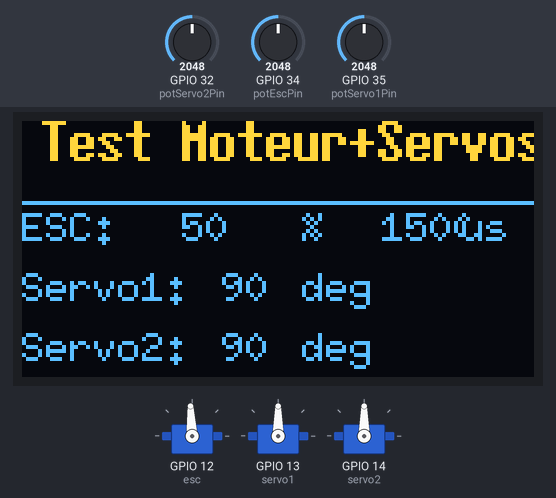
A sketch run on a simulated ESP32. On the bench: 128×64 one-colour display, 3 × servo. The test bench sets the inputs (shaded band); at power-on: GPIO 32 (potServo2Pin) = 2048, GPIO 34 (potEscPin) = 2048, GPIO 35 (potServo1Pin) = 2048. The OLED is the two-colour kind (top 16 rows yellow).

Above: at 3.2 s.
3.3 s: GPIO 32 (potServo2Pin) set to 2866
At 4.5 s:
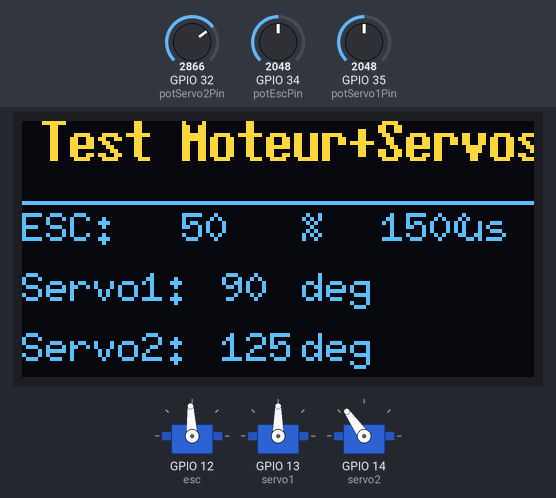
4.8 s: GPIO 34 (potEscPin) set to 2866
At 6.0 s:
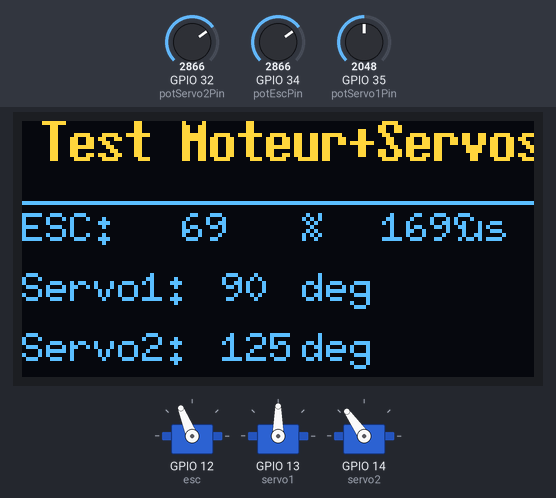
6.3 s: GPIO 35 (potServo1Pin) set to 2866
At 6.6 s:
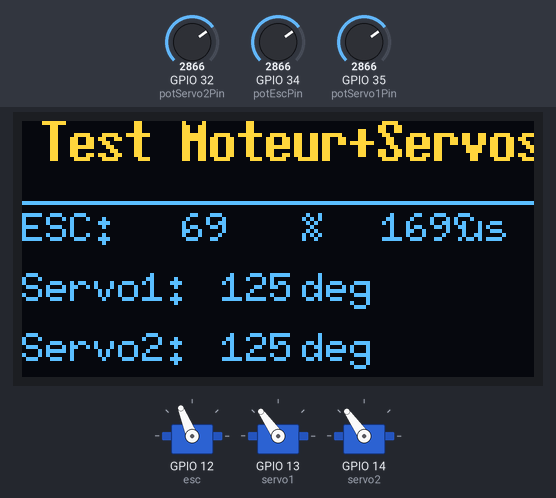
7.8 s: GPIO 32 (potServo2Pin) set to 3603
At 8.5 s:
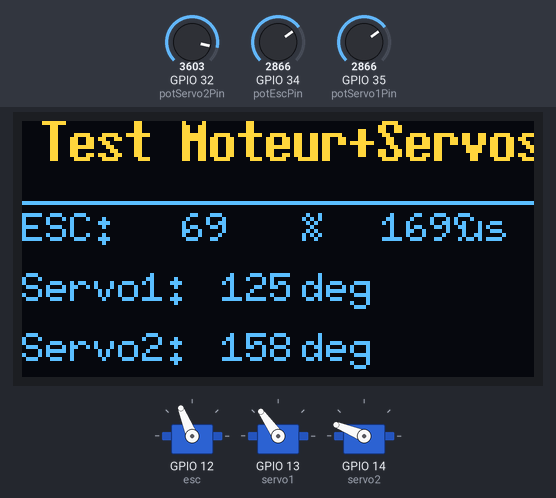
9.3 s: GPIO 34 (potEscPin) set to 3603
At 10.3 s:
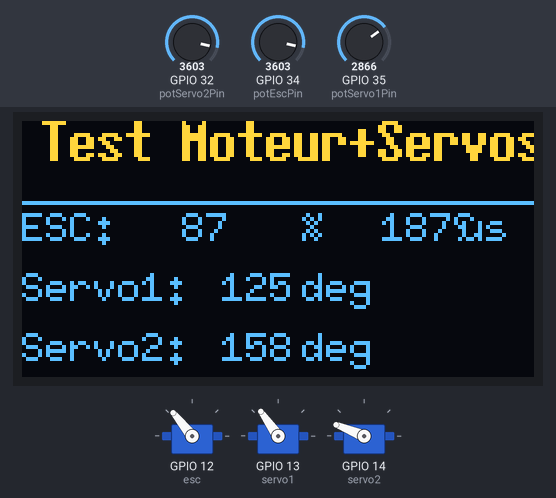
10.8 s: GPIO 35 (potServo1Pin) set to 3603
At 11.8 s:
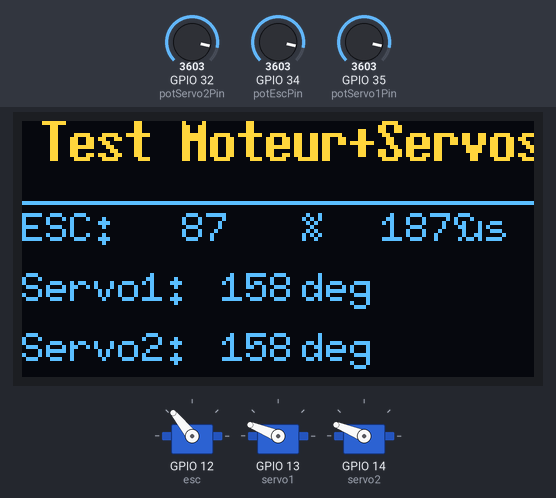
Timing chart, 0 to 13.3 s (numbered marks = the images above; inputs shaded):
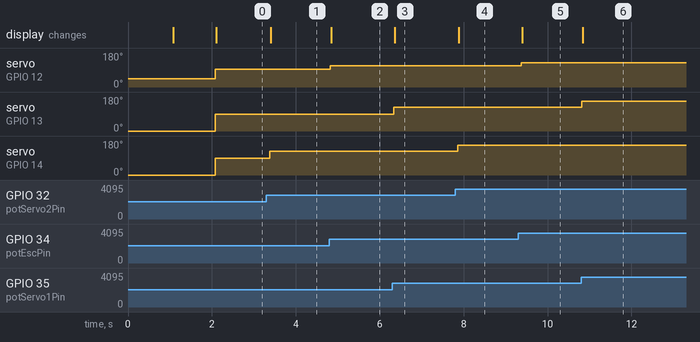

The sketch:

test_moteur_servo.ino
```cpp
#include <U8g2lib.h>
#include <ESP32Servo.h>

// --- OLED ---
U8G2_SSD1306_128X64_NONAME_F_HW_I2C u8g2(U8G2_R0);

// --- ESC et Servos ---
Servo esc;
Servo servo1;
Servo servo2;

// --- Potentiomètres ---
const int potEscPin = 34;   // GPIO34 (A6) - ESC
const int potServo1Pin = 35; // GPIO35 (A7) - Servo 1
const int potServo2Pin = 32; // GPIO32 (A4) - Servo 2

int escValue = 1000;    // Valeur ESC (1000-2000µs)
int servo1Value = 0;   // Valeur Servo 1 (0-180°)
int servo2Value = 0;   // Valeur Servo 2 (0-180°)

void setup() {
  Serial.begin(115200);

  // Allouer les timers pour les servos/ESC
  ESP32PWM::allocateTimer(0);
  ESP32PWM::allocateTimer(1);
  ESP32PWM::allocateTimer(2);
  ESP32PWM::allocateTimer(3);

  // Initialiser l'OLED
  u8g2.begin();
  u8g2.clearBuffer();
  u8g2.setFont(u8g2_font_7x14B_tr);
  u8g2.drawStr(10, 20, "Test Moteur");
  u8g2.drawStr(10, 40, "+ 2 Servos");
  u8g2.sendBuffer();
  delay(1000);

  // Initialiser ESC et servos
  esc.attach(12);      // GPIO12
  servo1.attach(13);  // GPIO13
  servo2.attach(14);  // GPIO14

  // Arrêter tout au démarrage
  esc.writeMicroseconds(1000);    // ESC à 0%
  servo1.write(0);               // Servo 1 à 0°
  servo2.write(0);               // Servo 2 à 0°

  // Animation de démarrage
  u8g2.clearBuffer();
  u8g2.setFont(u8g2_font_6x10_tr);
  u8g2.drawStr(10, 20, "Pret !");
  u8g2.drawStr(10, 40, "Tourne les potars");
  u8g2.sendBuffer();
  delay(1000);
}

void loop() {
  // Lire les potentiomètres (0-4095)
  int potEscValue = analogRead(potEscPin);
  int potServo1Value = analogRead(potServo1Pin);
  int potServo2Value = analogRead(potServo2Pin);

  // Mapper les valeurs
  escValue = map(potEscValue, 0, 4095, 1000, 2000);       // ESC: 1000-2000µs
  servo1Value = map(potServo1Value, 0, 4095, 0, 180);    // Servo 1: 0-180°
  servo2Value = map(potServo2Value, 0, 4095, 0, 180);    // Servo 2: 0-180°

  // Contrôler ESC et servos
  esc.writeMicroseconds(escValue);
  servo1.write(servo1Value);
  servo2.write(servo2Value);

  // Affichage OLED
  u8g2.clearBuffer();
  u8g2.setFont(u8g2_font_7x14B_tr);
  u8g2.drawStr(5, 10, "Test Moteur+Servos");
  u8g2.drawLine(0, 20, 128, 20);

  u8g2.setFont(u8g2_font_6x10_tr);

  // ESC
  u8g2.drawStr(0, 30, "ESC:");
  u8g2.drawStr(40, 30, String(map(potEscValue, 0, 4095, 0, 100)).c_str());
  u8g2.drawStr(70, 30, "%");
  u8g2.drawStr(90, 30, String(escValue).c_str());
  u8g2.drawStr(110, 30, "us");

  // Servo 1
  u8g2.drawStr(0, 45, "Servo1:");
  u8g2.drawStr(50, 45, String(servo1Value).c_str());
  u8g2.drawStr(70, 45, "deg");

  // Servo 2
  u8g2.drawStr(0, 60, "Servo2:");
  u8g2.drawStr(50, 60, String(servo2Value).c_str());
  u8g2.drawStr(70, 60, "deg");

  // Barres de progression
  u8g2.drawFrame(0, 70, 128, 5);
  u8g2.drawBox(0, 70, map(potEscValue, 0, 4095, 0, 128), 5);  // ESC

  u8g2.drawFrame(0, 78, 128, 5);
  u8g2.drawBox(0, 78, map(potServo1Value, 0, 4095, 0, 128), 5);  // Servo 1

  u8g2.drawFrame(0, 86, 128, 5);
  u8g2.drawBox(0, 86, map(potServo2Value, 0, 4095, 0, 128), 5);  // Servo 2

  u8g2.sendBuffer();
  delay(50);
}
```

Measured:
- after the input at 3.3 s, servo on GPIO 14 (servo2): 90° → 125° after 0.07 s; the display: changes after 0.10 s (image 1)
- after the input at 4.8 s, servo on GPIO 12 (esc): 93° → 112° at once; the display: changes at once (image 2)
- after the input at 6.3 s, servo on GPIO 13 (servo1): 90° → 125° at once; the display: changes after 0.06 s (image 3)
- after the input at 7.8 s, servo on GPIO 14 (servo2): 125° → 158° after 0.05 s; the display: changes after 0.08 s (image 4)
- after the input at 9.3 s, servo on GPIO 12 (esc): 112° → 129° after 0.07 s; the display: changes after 0.10 s (image 5)
- after the input at 10.8 s, servo on GPIO 13 (servo1): 125° → 158° at once; the display: changes at once (image 6)
